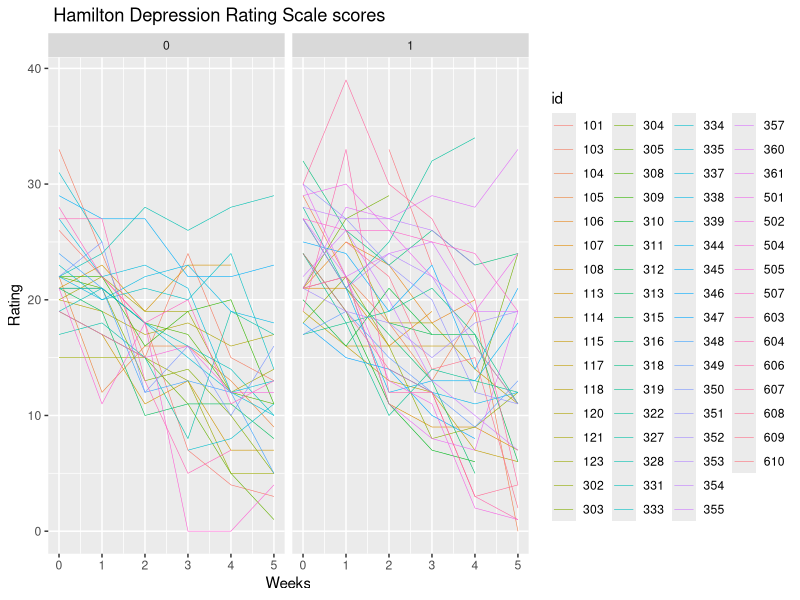

Write the R code that produced this figure.
## ---- chunk 1
library("data.table")
library("tidyr")
library("dplyr")
library("ggplot2")
library("nlme")
## ---- chunk 2
df_wide <- fread("hdrs.txt", na.strings = ".")
df_wide
## ---- chunk 3
colnames(df_wide) <- c("id",  "group", "0", "1", "2", "3", "4", "5")

df_long <- gather(data = df_wide ,
                         key = "week",
                         value = "score",
                         3:8)

# change type of variables into factors
df_long  <- within(df_long, {
  id <- factor(id)
  week <- as.integer(week)
})

df_long
## ---- chunk 4
 ggplot(data = df_long, aes(x = week , y = score, group = id)) +
  geom_line(aes(colour = id), size = 0.2) +
  facet_grid(. ~ group) + 
  xlab("Weeks") +
  ylab("Rating") +
  ggtitle(" Hamilton Depression Rating Scale scores") 
## ---- chunk 5
df_long_filtered  <- na.omit(df_long)
df_long_filtered
## ---- chunk 6
glsREML <- gls(score ~ week + group + week*group, 
            data = df_long_filtered , 
            correlation = corSymm(form = ~ 1 |id),
            weights = varIdent(form = ~ 1 | week),
            method = "REML")

summary(glsREML)
## ---- chunk 7
glsML <- update(glsREML, method = "ML")
summary(glsML)
## ---- chunk 8
skodak_wide <- fread("skodak.txt", na.strings = ".")
skodak_wide
## ---- chunk 9
skodak_age <- 
  skodak_wide %>%
  gather(key = "occasion",
         value = "age",
         3:6) %>%
  select(- starts_with("iq"))

skodak_iq <- 
  skodak_wide %>%
  gather(key = "occasion",
         value = "iq",
         7:10) %>%
  select(-starts_with("age"))

skodak_long <- cbind(skodak_age, skodak_iq["iq"])

# change type of variables into factors
skodak_long <- within(skodak_long, {
  id <- factor(id)
  occasion <- factor(occasion)
})

#rename levels
levels(skodak_long$occasion) <- c("1", "2", "3", "4")
## ---- chunk 10
skodak_long_filtered  <- skodak_long %>% na.omit() %>% arrange(id)
skodak_long_filtered 
## ---- chunk 11
glsREML <- gls(iq ~ age , 
            data = skodak_long_filtered , 
            correlation = corSymm(form = ~ 1 |id),
            weights = varIdent(form = ~ 1 | occasion),
            method = "REML")

summary(glsREML)
